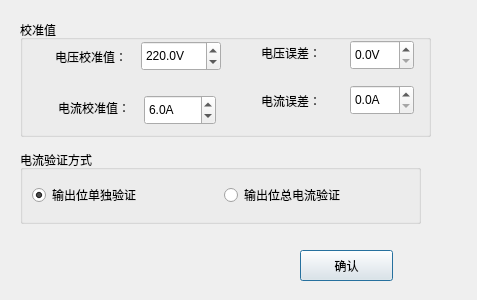
<?xml version="1.0" encoding="UTF-8"?>
<ui version="4.0">
 <class>ErrorRangeDlg</class>
 <widget class="QDialog" name="ErrorRangeDlg">
  <property name="geometry">
   <rect>
    <x>0</x>
    <y>0</y>
    <width>477</width>
    <height>300</height>
   </rect>
  </property>
  <property name="windowTitle">
   <string>校准值设置</string>
  </property>
  <widget class="QGroupBox" name="groupBox_2">
   <property name="enabled">
    <bool>true</bool>
   </property>
   <property name="geometry">
    <rect>
     <x>20</x>
     <y>150</y>
     <width>401</width>
     <height>74</height>
    </rect>
   </property>
   <property name="title">
    <string>电流验证方式</string>
   </property>
   <layout class="QGridLayout" name="gridLayout_2">
    <item row="0" column="0">
     <widget class="QRadioButton" name="oneRradio">
      <property name="minimumSize">
       <size>
        <width>0</width>
        <height>30</height>
       </size>
      </property>
      <property name="text">
       <string>输出位单独验证</string>
      </property>
      <property name="checked">
       <bool>true</bool>
      </property>
     </widget>
    </item>
    <item row="0" column="1">
     <widget class="QRadioButton" name="allRadio">
      <property name="minimumSize">
       <size>
        <width>0</width>
        <height>30</height>
       </size>
      </property>
      <property name="text">
       <string>输出位总电流验证</string>
      </property>
      <property name="checked">
       <bool>false</bool>
      </property>
     </widget>
    </item>
   </layout>
  </widget>
  <widget class="QGroupBox" name="groupBox_1">
   <property name="geometry">
    <rect>
     <x>20</x>
     <y>20</y>
     <width>411</width>
     <height>117</height>
    </rect>
   </property>
   <property name="title">
    <string>校准值</string>
   </property>
   <widget class="QLabel" name="label_9">
    <property name="geometry">
     <rect>
      <x>226</x>
      <y>63</y>
      <width>75</width>
      <height>35</height>
     </rect>
    </property>
    <property name="minimumSize">
     <size>
      <width>0</width>
      <height>35</height>
     </size>
    </property>
    <property name="text">
     <string>电流误差：</string>
    </property>
    <property name="alignment">
     <set>Qt::AlignRight|Qt::AlignTrailing|Qt::AlignVCenter</set>
    </property>
   </widget>
   <widget class="QLabel" name="label_7">
    <property name="geometry">
     <rect>
      <x>20</x>
      <y>70</y>
      <width>90</width>
      <height>35</height>
     </rect>
    </property>
    <property name="minimumSize">
     <size>
      <width>0</width>
      <height>35</height>
     </size>
    </property>
    <property name="text">
     <string>电流校准值：</string>
    </property>
    <property name="alignment">
     <set>Qt::AlignRight|Qt::AlignTrailing|Qt::AlignVCenter</set>
    </property>
   </widget>
   <widget class="QDoubleSpinBox" name="curBox">
    <property name="geometry">
     <rect>
      <x>124</x>
      <y>75</y>
      <width>72</width>
      <height>30</height>
     </rect>
    </property>
    <property name="minimumSize">
     <size>
      <width>0</width>
      <height>30</height>
     </size>
    </property>
    <property name="prefix">
     <string/>
    </property>
    <property name="suffix">
     <string>A</string>
    </property>
    <property name="decimals">
     <number>1</number>
    </property>
    <property name="maximum">
     <double>10.000000000000000</double>
    </property>
    <property name="singleStep">
     <double>0.100000000000000</double>
    </property>
    <property name="value">
     <double>6.000000000000000</double>
    </property>
   </widget>
   <widget class="QDoubleSpinBox" name="curErrBox">
    <property name="geometry">
     <rect>
      <x>330</x>
      <y>65</y>
      <width>64</width>
      <height>30</height>
     </rect>
    </property>
    <property name="minimumSize">
     <size>
      <width>0</width>
      <height>30</height>
     </size>
    </property>
    <property name="prefix">
     <string/>
    </property>
    <property name="suffix">
     <string>A</string>
    </property>
    <property name="decimals">
     <number>1</number>
    </property>
    <property name="maximum">
     <double>0.200000000000000</double>
    </property>
    <property name="singleStep">
     <double>0.100000000000000</double>
    </property>
   </widget>
   <widget class="QDoubleSpinBox" name="volErrBox">
    <property name="geometry">
     <rect>
      <x>330</x>
      <y>20</y>
      <width>64</width>
      <height>30</height>
     </rect>
    </property>
    <property name="minimumSize">
     <size>
      <width>0</width>
      <height>30</height>
     </size>
    </property>
    <property name="suffix">
     <string>V</string>
    </property>
    <property name="decimals">
     <number>1</number>
    </property>
    <property name="maximum">
     <double>2.000000000000000</double>
    </property>
   </widget>
   <widget class="QLabel" name="label_10">
    <property name="geometry">
     <rect>
      <x>226</x>
      <y>15</y>
      <width>75</width>
      <height>35</height>
     </rect>
    </property>
    <property name="minimumSize">
     <size>
      <width>0</width>
      <height>35</height>
     </size>
    </property>
    <property name="text">
     <string>电压误差：</string>
    </property>
    <property name="alignment">
     <set>Qt::AlignRight|Qt::AlignTrailing|Qt::AlignVCenter</set>
    </property>
   </widget>
   <widget class="QLabel" name="label_8">
    <property name="geometry">
     <rect>
      <x>17</x>
      <y>19</y>
      <width>90</width>
      <height>35</height>
     </rect>
    </property>
    <property name="minimumSize">
     <size>
      <width>0</width>
      <height>35</height>
     </size>
    </property>
    <property name="text">
     <string>电压校准值：</string>
    </property>
    <property name="alignment">
     <set>Qt::AlignRight|Qt::AlignTrailing|Qt::AlignVCenter</set>
    </property>
   </widget>
   <widget class="QDoubleSpinBox" name="volBox">
    <property name="geometry">
     <rect>
      <x>121</x>
      <y>21</y>
      <width>80</width>
      <height>30</height>
     </rect>
    </property>
    <property name="minimumSize">
     <size>
      <width>0</width>
      <height>30</height>
     </size>
    </property>
    <property name="suffix">
     <string>V</string>
    </property>
    <property name="decimals">
     <number>1</number>
    </property>
    <property name="maximum">
     <double>380.000000000000000</double>
    </property>
    <property name="value">
     <double>220.000000000000000</double>
    </property>
   </widget>
  </widget>
  <widget class="QPushButton" name="okBtn">
   <property name="geometry">
    <rect>
     <x>300</x>
     <y>250</y>
     <width>93</width>
     <height>31</height>
    </rect>
   </property>
   <property name="text">
    <string>确认</string>
   </property>
  </widget>
 </widget>
 <resources/>
 <connections/>
</ui>
